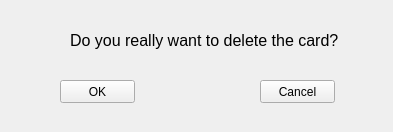
<?xml version="1.0" encoding="UTF-8"?>
<ui version="4.0">
 <class>ConsentWindow</class>
 <widget class="QWidget" name="ConsentWindow">
  <property name="geometry">
   <rect>
    <x>0</x>
    <y>0</y>
    <width>393</width>
    <height>132</height>
   </rect>
  </property>
  <property name="minimumSize">
   <size>
    <width>393</width>
    <height>132</height>
   </size>
  </property>
  <property name="maximumSize">
   <size>
    <width>393</width>
    <height>132</height>
   </size>
  </property>
  <property name="windowTitle">
   <string>SGuard</string>
  </property>
  <property name="windowIcon">
   <iconset resource="resources.qrc">
    <normaloff>:/icons/Resources/Icons/SGuard.png</normaloff>:/icons/Resources/Icons/SGuard.png</iconset>
  </property>
  <widget class="QLabel" name="label">
   <property name="geometry">
    <rect>
     <x>70</x>
     <y>25</y>
     <width>291</width>
     <height>31</height>
    </rect>
   </property>
   <property name="font">
    <font>
     <pointsize>12</pointsize>
    </font>
   </property>
   <property name="text">
    <string>Do you really want to delete the card?</string>
   </property>
  </widget>
  <widget class="QPushButton" name="OK">
   <property name="geometry">
    <rect>
     <x>60</x>
     <y>80</y>
     <width>75</width>
     <height>23</height>
    </rect>
   </property>
   <property name="cursor">
    <cursorShape>PointingHandCursor</cursorShape>
   </property>
   <property name="text">
    <string>OK</string>
   </property>
  </widget>
  <widget class="QPushButton" name="Cancel">
   <property name="geometry">
    <rect>
     <x>260</x>
     <y>80</y>
     <width>75</width>
     <height>23</height>
    </rect>
   </property>
   <property name="cursor">
    <cursorShape>PointingHandCursor</cursorShape>
   </property>
   <property name="text">
    <string>Cancel</string>
   </property>
  </widget>
 </widget>
 <resources>
  <include location="resources.qrc"/>
 </resources>
 <connections/>
</ui>
